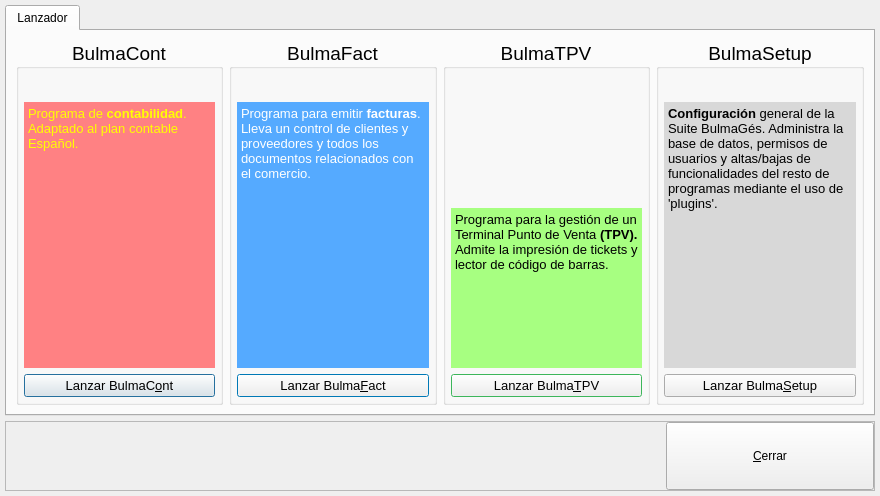
<?xml version="1.0" encoding="UTF-8"?>
<ui version="4.0">
 <class>BgBulmaGesBase</class>
 <widget class="QDialog" name="BgBulmaGesBase">
  <property name="geometry">
   <rect>
    <x>0</x>
    <y>0</y>
    <width>880</width>
    <height>496</height>
   </rect>
  </property>
  <property name="windowTitle">
   <string>Dialog</string>
  </property>
  <property name="windowIcon">
   <iconset resource="bgbulmages.qrc">
    <normaloff>:/images/iconbulmages.svg</normaloff>:/images/iconbulmages.svg</iconset>
  </property>
  <layout class="QVBoxLayout" name="verticalLayout">
   <property name="spacing">
    <number>5</number>
   </property>
   <property name="margin">
    <number>5</number>
   </property>
   <item>
    <widget class="QTabWidget" name="tabWidget">
     <property name="layoutDirection">
      <enum>Qt::LeftToRight</enum>
     </property>
     <property name="tabPosition">
      <enum>QTabWidget::North</enum>
     </property>
     <property name="tabShape">
      <enum>QTabWidget::Rounded</enum>
     </property>
     <property name="currentIndex">
      <number>0</number>
     </property>
     <widget class="QWidget" name="mui_tablanzador">
      <attribute name="title">
       <string>Lanzador</string>
      </attribute>
      <layout class="QHBoxLayout" name="horizontalLayout">
       <item>
        <widget class="QGroupBox" name="group_bulmacont">
         <property name="palette">
          <palette>
           <active>
            <colorrole role="Base">
             <brush brushstyle="SolidPattern">
              <color alpha="255">
               <red>255</red>
               <green>255</green>
               <blue>255</blue>
              </color>
             </brush>
            </colorrole>
            <colorrole role="Window">
             <brush brushstyle="SolidPattern">
              <color alpha="255">
               <red>255</red>
               <green>0</green>
               <blue>0</blue>
              </color>
             </brush>
            </colorrole>
           </active>
           <inactive>
            <colorrole role="Base">
             <brush brushstyle="SolidPattern">
              <color alpha="255">
               <red>255</red>
               <green>255</green>
               <blue>255</blue>
              </color>
             </brush>
            </colorrole>
            <colorrole role="Window">
             <brush brushstyle="SolidPattern">
              <color alpha="255">
               <red>255</red>
               <green>0</green>
               <blue>0</blue>
              </color>
             </brush>
            </colorrole>
           </inactive>
           <disabled>
            <colorrole role="Base">
             <brush brushstyle="SolidPattern">
              <color alpha="255">
               <red>255</red>
               <green>0</green>
               <blue>0</blue>
              </color>
             </brush>
            </colorrole>
            <colorrole role="Window">
             <brush brushstyle="SolidPattern">
              <color alpha="255">
               <red>255</red>
               <green>0</green>
               <blue>0</blue>
              </color>
             </brush>
            </colorrole>
           </disabled>
          </palette>
         </property>
         <property name="font">
          <font>
           <pointsize>14</pointsize>
          </font>
         </property>
         <property name="layoutDirection">
          <enum>Qt::LeftToRight</enum>
         </property>
         <property name="title">
          <string>BulmaCont</string>
         </property>
         <property name="alignment">
          <set>Qt::AlignCenter</set>
         </property>
         <layout class="QVBoxLayout" name="verticalLayout_2">
          <property name="margin">
           <number>5</number>
          </property>
          <item>
           <widget class="QLabel" name="label_3">
            <property name="sizePolicy">
             <sizepolicy hsizetype="Preferred" vsizetype="Fixed">
              <horstretch>0</horstretch>
              <verstretch>0</verstretch>
             </sizepolicy>
            </property>
            <property name="maximumSize">
             <size>
              <width>152</width>
              <height>128</height>
             </size>
            </property>
            <property name="text">
             <string/>
            </property>
            <property name="pixmap">
             <pixmap resource="bgbulmages.qrc">:/images/iconbulmacont.svg</pixmap>
            </property>
            <property name="alignment">
             <set>Qt::AlignCenter</set>
            </property>
           </widget>
          </item>
          <item>
           <widget class="QTextEdit" name="mui_textbulmacont">
            <property name="palette">
             <palette>
              <active>
               <colorrole role="Text">
                <brush brushstyle="SolidPattern">
                 <color alpha="255">
                  <red>255</red>
                  <green>255</green>
                  <blue>0</blue>
                 </color>
                </brush>
               </colorrole>
               <colorrole role="Base">
                <brush brushstyle="SolidPattern">
                 <color alpha="255">
                  <red>255</red>
                  <green>129</green>
                  <blue>131</blue>
                 </color>
                </brush>
               </colorrole>
              </active>
              <inactive>
               <colorrole role="Text">
                <brush brushstyle="SolidPattern">
                 <color alpha="255">
                  <red>255</red>
                  <green>255</green>
                  <blue>0</blue>
                 </color>
                </brush>
               </colorrole>
               <colorrole role="Base">
                <brush brushstyle="SolidPattern">
                 <color alpha="255">
                  <red>255</red>
                  <green>129</green>
                  <blue>131</blue>
                 </color>
                </brush>
               </colorrole>
              </inactive>
              <disabled>
               <colorrole role="Text">
                <brush brushstyle="SolidPattern">
                 <color alpha="255">
                  <red>126</red>
                  <green>125</green>
                  <blue>124</blue>
                 </color>
                </brush>
               </colorrole>
               <colorrole role="Base">
                <brush brushstyle="SolidPattern">
                 <color alpha="255">
                  <red>255</red>
                  <green>0</green>
                  <blue>0</blue>
                 </color>
                </brush>
               </colorrole>
              </disabled>
             </palette>
            </property>
            <property name="frameShape">
             <enum>QFrame::NoFrame</enum>
            </property>
            <property name="readOnly">
             <bool>true</bool>
            </property>
            <property name="html">
             <string>&lt;!DOCTYPE HTML PUBLIC &quot;-//W3C//DTD HTML 4.0//EN&quot; &quot;http://www.w3.org/TR/REC-html40/strict.dtd&quot;&gt;
&lt;html&gt;&lt;head&gt;&lt;meta name=&quot;qrichtext&quot; content=&quot;1&quot; /&gt;&lt;style type=&quot;text/css&quot;&gt;
p, li { white-space: pre-wrap; }
&lt;/style&gt;&lt;/head&gt;&lt;body style=&quot; font-family:'Sans Serif'; font-size:14pt; font-weight:400; font-style:normal;&quot;&gt;
&lt;p style=&quot; margin-top:0px; margin-bottom:0px; margin-left:0px; margin-right:0px; -qt-block-indent:0; text-indent:0px;&quot;&gt;&lt;span style=&quot; font-size:10pt;&quot;&gt;Programa de &lt;/span&gt;&lt;span style=&quot; font-size:10pt; font-weight:600;&quot;&gt;contabilidad&lt;/span&gt;&lt;span style=&quot; font-size:10pt;&quot;&gt;. Adaptado al plan contable Español.&lt;/span&gt;&lt;/p&gt;&lt;/body&gt;&lt;/html&gt;</string>
            </property>
           </widget>
          </item>
          <item>
           <widget class="QPushButton" name="mui_lanzabulmacont">
            <property name="font">
             <font>
              <pointsize>10</pointsize>
             </font>
            </property>
            <property name="text">
             <string>Lanzar BulmaC&amp;ont</string>
            </property>
           </widget>
          </item>
         </layout>
        </widget>
       </item>
       <item>
        <widget class="QGroupBox" name="group_bulmafact">
         <property name="palette">
          <palette>
           <active>
            <colorrole role="Base">
             <brush brushstyle="SolidPattern">
              <color alpha="255">
               <red>255</red>
               <green>255</green>
               <blue>255</blue>
              </color>
             </brush>
            </colorrole>
            <colorrole role="Window">
             <brush brushstyle="SolidPattern">
              <color alpha="255">
               <red>0</red>
               <green>170</green>
               <blue>255</blue>
              </color>
             </brush>
            </colorrole>
            <colorrole role="Shadow">
             <brush brushstyle="SolidPattern">
              <color alpha="255">
               <red>0</red>
               <green>0</green>
               <blue>0</blue>
              </color>
             </brush>
            </colorrole>
           </active>
           <inactive>
            <colorrole role="Base">
             <brush brushstyle="SolidPattern">
              <color alpha="255">
               <red>255</red>
               <green>255</green>
               <blue>255</blue>
              </color>
             </brush>
            </colorrole>
            <colorrole role="Window">
             <brush brushstyle="SolidPattern">
              <color alpha="255">
               <red>0</red>
               <green>170</green>
               <blue>255</blue>
              </color>
             </brush>
            </colorrole>
            <colorrole role="Shadow">
             <brush brushstyle="SolidPattern">
              <color alpha="255">
               <red>0</red>
               <green>0</green>
               <blue>0</blue>
              </color>
             </brush>
            </colorrole>
           </inactive>
           <disabled>
            <colorrole role="Base">
             <brush brushstyle="SolidPattern">
              <color alpha="255">
               <red>0</red>
               <green>170</green>
               <blue>255</blue>
              </color>
             </brush>
            </colorrole>
            <colorrole role="Window">
             <brush brushstyle="SolidPattern">
              <color alpha="255">
               <red>0</red>
               <green>170</green>
               <blue>255</blue>
              </color>
             </brush>
            </colorrole>
            <colorrole role="Shadow">
             <brush brushstyle="SolidPattern">
              <color alpha="255">
               <red>0</red>
               <green>0</green>
               <blue>0</blue>
              </color>
             </brush>
            </colorrole>
           </disabled>
          </palette>
         </property>
         <property name="font">
          <font>
           <pointsize>14</pointsize>
          </font>
         </property>
         <property name="layoutDirection">
          <enum>Qt::LeftToRight</enum>
         </property>
         <property name="title">
          <string>BulmaFact</string>
         </property>
         <property name="alignment">
          <set>Qt::AlignCenter</set>
         </property>
         <layout class="QVBoxLayout" name="verticalLayout_3">
          <property name="margin">
           <number>5</number>
          </property>
          <item>
           <widget class="QLabel" name="label">
            <property name="maximumSize">
             <size>
              <width>152</width>
              <height>128</height>
             </size>
            </property>
            <property name="text">
             <string/>
            </property>
            <property name="pixmap">
             <pixmap resource="bgbulmages.qrc">:/images/iconbulmafact.svg</pixmap>
            </property>
            <property name="scaledContents">
             <bool>false</bool>
            </property>
            <property name="alignment">
             <set>Qt::AlignCenter</set>
            </property>
           </widget>
          </item>
          <item>
           <widget class="QTextEdit" name="mui_textbulmafact">
            <property name="minimumSize">
             <size>
              <width>0</width>
              <height>0</height>
             </size>
            </property>
            <property name="palette">
             <palette>
              <active>
               <colorrole role="Text">
                <brush brushstyle="SolidPattern">
                 <color alpha="255">
                  <red>255</red>
                  <green>255</green>
                  <blue>255</blue>
                 </color>
                </brush>
               </colorrole>
               <colorrole role="Base">
                <brush brushstyle="SolidPattern">
                 <color alpha="255">
                  <red>85</red>
                  <green>170</green>
                  <blue>255</blue>
                 </color>
                </brush>
               </colorrole>
              </active>
              <inactive>
               <colorrole role="Text">
                <brush brushstyle="SolidPattern">
                 <color alpha="255">
                  <red>255</red>
                  <green>255</green>
                  <blue>255</blue>
                 </color>
                </brush>
               </colorrole>
               <colorrole role="Base">
                <brush brushstyle="SolidPattern">
                 <color alpha="255">
                  <red>85</red>
                  <green>170</green>
                  <blue>255</blue>
                 </color>
                </brush>
               </colorrole>
              </inactive>
              <disabled>
               <colorrole role="Text">
                <brush brushstyle="SolidPattern">
                 <color alpha="255">
                  <red>126</red>
                  <green>125</green>
                  <blue>124</blue>
                 </color>
                </brush>
               </colorrole>
               <colorrole role="Base">
                <brush brushstyle="SolidPattern">
                 <color alpha="255">
                  <red>255</red>
                  <green>255</green>
                  <blue>255</blue>
                 </color>
                </brush>
               </colorrole>
              </disabled>
             </palette>
            </property>
            <property name="frameShape">
             <enum>QFrame::NoFrame</enum>
            </property>
            <property name="readOnly">
             <bool>true</bool>
            </property>
            <property name="html">
             <string>&lt;!DOCTYPE HTML PUBLIC &quot;-//W3C//DTD HTML 4.0//EN&quot; &quot;http://www.w3.org/TR/REC-html40/strict.dtd&quot;&gt;
&lt;html&gt;&lt;head&gt;&lt;meta name=&quot;qrichtext&quot; content=&quot;1&quot; /&gt;&lt;style type=&quot;text/css&quot;&gt;
p, li { white-space: pre-wrap; }
&lt;/style&gt;&lt;/head&gt;&lt;body style=&quot; font-family:'Sans Serif'; font-size:14pt; font-weight:400; font-style:normal;&quot;&gt;
&lt;p style=&quot; margin-top:0px; margin-bottom:0px; margin-left:0px; margin-right:0px; -qt-block-indent:0; text-indent:0px;&quot;&gt;&lt;span style=&quot; font-size:10pt;&quot;&gt;Programa para emitir &lt;/span&gt;&lt;span style=&quot; font-size:10pt; font-weight:600;&quot;&gt;facturas&lt;/span&gt;&lt;span style=&quot; font-size:10pt;&quot;&gt;. Lleva un control de clientes y proveedores y todos los documentos relacionados con el comercio.&lt;/span&gt;&lt;/p&gt;&lt;/body&gt;&lt;/html&gt;</string>
            </property>
           </widget>
          </item>
          <item>
           <widget class="QPushButton" name="mui_lanzabulmafact">
            <property name="font">
             <font>
              <pointsize>10</pointsize>
             </font>
            </property>
            <property name="text">
             <string>Lanzar Bulma&amp;Fact</string>
            </property>
           </widget>
          </item>
         </layout>
        </widget>
       </item>
       <item>
        <widget class="QGroupBox" name="group_bulmatpv">
         <property name="palette">
          <palette>
           <active>
            <colorrole role="Base">
             <brush brushstyle="SolidPattern">
              <color alpha="255">
               <red>255</red>
               <green>255</green>
               <blue>255</blue>
              </color>
             </brush>
            </colorrole>
            <colorrole role="Window">
             <brush brushstyle="SolidPattern">
              <color alpha="255">
               <red>85</red>
               <green>255</green>
               <blue>127</blue>
              </color>
             </brush>
            </colorrole>
           </active>
           <inactive>
            <colorrole role="Base">
             <brush brushstyle="SolidPattern">
              <color alpha="255">
               <red>255</red>
               <green>255</green>
               <blue>255</blue>
              </color>
             </brush>
            </colorrole>
            <colorrole role="Window">
             <brush brushstyle="SolidPattern">
              <color alpha="255">
               <red>85</red>
               <green>255</green>
               <blue>127</blue>
              </color>
             </brush>
            </colorrole>
           </inactive>
           <disabled>
            <colorrole role="Base">
             <brush brushstyle="SolidPattern">
              <color alpha="255">
               <red>85</red>
               <green>255</green>
               <blue>127</blue>
              </color>
             </brush>
            </colorrole>
            <colorrole role="Window">
             <brush brushstyle="SolidPattern">
              <color alpha="255">
               <red>85</red>
               <green>255</green>
               <blue>127</blue>
              </color>
             </brush>
            </colorrole>
           </disabled>
          </palette>
         </property>
         <property name="font">
          <font>
           <pointsize>14</pointsize>
          </font>
         </property>
         <property name="layoutDirection">
          <enum>Qt::LeftToRight</enum>
         </property>
         <property name="title">
          <string>BulmaTPV</string>
         </property>
         <property name="alignment">
          <set>Qt::AlignCenter</set>
         </property>
         <layout class="QVBoxLayout" name="verticalLayout_5">
          <property name="spacing">
           <number>-1</number>
          </property>
          <property name="margin">
           <number>5</number>
          </property>
          <item>
           <widget class="QLabel" name="label_2">
            <property name="minimumSize">
             <size>
              <width>0</width>
              <height>128</height>
             </size>
            </property>
            <property name="maximumSize">
             <size>
              <width>152</width>
              <height>128</height>
             </size>
            </property>
            <property name="text">
             <string/>
            </property>
            <property name="pixmap">
             <pixmap resource="bgbulmages.qrc">:/images/iconbulmatpv.svg</pixmap>
            </property>
            <property name="alignment">
             <set>Qt::AlignCenter</set>
            </property>
           </widget>
          </item>
          <item>
           <widget class="QTextEdit" name="mui_textbulmatpv">
            <property name="palette">
             <palette>
              <active>
               <colorrole role="Base">
                <brush brushstyle="SolidPattern">
                 <color alpha="255">
                  <red>167</red>
                  <green>255</green>
                  <blue>129</blue>
                 </color>
                </brush>
               </colorrole>
              </active>
              <inactive>
               <colorrole role="Base">
                <brush brushstyle="SolidPattern">
                 <color alpha="255">
                  <red>167</red>
                  <green>255</green>
                  <blue>129</blue>
                 </color>
                </brush>
               </colorrole>
              </inactive>
              <disabled>
               <colorrole role="Base">
                <brush brushstyle="SolidPattern">
                 <color alpha="255">
                  <red>255</red>
                  <green>255</green>
                  <blue>255</blue>
                 </color>
                </brush>
               </colorrole>
              </disabled>
             </palette>
            </property>
            <property name="frameShape">
             <enum>QFrame::NoFrame</enum>
            </property>
            <property name="readOnly">
             <bool>true</bool>
            </property>
            <property name="html">
             <string>&lt;!DOCTYPE HTML PUBLIC &quot;-//W3C//DTD HTML 4.0//EN&quot; &quot;http://www.w3.org/TR/REC-html40/strict.dtd&quot;&gt;
&lt;html&gt;&lt;head&gt;&lt;meta name=&quot;qrichtext&quot; content=&quot;1&quot; /&gt;&lt;style type=&quot;text/css&quot;&gt;
p, li { white-space: pre-wrap; }
&lt;/style&gt;&lt;/head&gt;&lt;body style=&quot; font-family:'Sans Serif'; font-size:14pt; font-weight:400; font-style:normal;&quot;&gt;
&lt;p style=&quot; margin-top:0px; margin-bottom:0px; margin-left:0px; margin-right:0px; -qt-block-indent:0; text-indent:0px;&quot;&gt;&lt;span style=&quot; font-size:10pt;&quot;&gt;Programa para la gestión de un Terminal Punto de Venta &lt;/span&gt;&lt;span style=&quot; font-size:10pt; font-weight:600;&quot;&gt;(TPV).&lt;/span&gt;&lt;span style=&quot; font-size:10pt;&quot;&gt; Admite la impresión de tickets y lector de código de barras.&lt;/span&gt;&lt;/p&gt;&lt;/body&gt;&lt;/html&gt;</string>
            </property>
           </widget>
          </item>
          <item>
           <widget class="QPushButton" name="mui_lanzabulmatpv">
            <property name="font">
             <font>
              <pointsize>10</pointsize>
             </font>
            </property>
            <property name="text">
             <string>Lanzar Bulma&amp;TPV</string>
            </property>
           </widget>
          </item>
         </layout>
        </widget>
       </item>
       <item>
        <widget class="QGroupBox" name="group_bulmasetup">
         <property name="font">
          <font>
           <pointsize>14</pointsize>
          </font>
         </property>
         <property name="layoutDirection">
          <enum>Qt::LeftToRight</enum>
         </property>
         <property name="title">
          <string>BulmaSetup</string>
         </property>
         <property name="alignment">
          <set>Qt::AlignCenter</set>
         </property>
         <layout class="QVBoxLayout" name="verticalLayout_4">
          <property name="margin">
           <number>5</number>
          </property>
          <item>
           <layout class="QHBoxLayout" name="horizontalLayout_3">
            <property name="spacing">
             <number>0</number>
            </property>
            <item>
             <spacer name="horizontalSpacer_3">
              <property name="orientation">
               <enum>Qt::Horizontal</enum>
              </property>
              <property name="sizeHint" stdset="0">
               <size>
                <width>17</width>
                <height>20</height>
               </size>
              </property>
             </spacer>
            </item>
            <item>
             <widget class="QLabel" name="label_4">
              <property name="maximumSize">
               <size>
                <width>128</width>
                <height>128</height>
               </size>
              </property>
              <property name="text">
               <string/>
              </property>
              <property name="pixmap">
               <pixmap resource="bgbulmages.qrc">:/images/iconiglues.svg</pixmap>
              </property>
              <property name="scaledContents">
               <bool>true</bool>
              </property>
              <property name="alignment">
               <set>Qt::AlignCenter</set>
              </property>
             </widget>
            </item>
            <item>
             <spacer name="horizontalSpacer_2">
              <property name="orientation">
               <enum>Qt::Horizontal</enum>
              </property>
              <property name="sizeHint" stdset="0">
               <size>
                <width>13</width>
                <height>20</height>
               </size>
              </property>
             </spacer>
            </item>
           </layout>
          </item>
          <item>
           <widget class="QTextEdit" name="mui_textbulmasetup">
            <property name="palette">
             <palette>
              <active>
               <colorrole role="Base">
                <brush brushstyle="SolidPattern">
                 <color alpha="255">
                  <red>216</red>
                  <green>216</green>
                  <blue>216</blue>
                 </color>
                </brush>
               </colorrole>
              </active>
              <inactive>
               <colorrole role="Base">
                <brush brushstyle="SolidPattern">
                 <color alpha="255">
                  <red>216</red>
                  <green>216</green>
                  <blue>216</blue>
                 </color>
                </brush>
               </colorrole>
              </inactive>
              <disabled>
               <colorrole role="Base">
                <brush brushstyle="SolidPattern">
                 <color alpha="255">
                  <red>255</red>
                  <green>255</green>
                  <blue>255</blue>
                 </color>
                </brush>
               </colorrole>
              </disabled>
             </palette>
            </property>
            <property name="font">
             <font>
              <pointsize>7</pointsize>
             </font>
            </property>
            <property name="frameShape">
             <enum>QFrame::NoFrame</enum>
            </property>
            <property name="readOnly">
             <bool>true</bool>
            </property>
            <property name="html">
             <string>&lt;!DOCTYPE HTML PUBLIC &quot;-//W3C//DTD HTML 4.0//EN&quot; &quot;http://www.w3.org/TR/REC-html40/strict.dtd&quot;&gt;
&lt;html&gt;&lt;head&gt;&lt;meta name=&quot;qrichtext&quot; content=&quot;1&quot; /&gt;&lt;style type=&quot;text/css&quot;&gt;
p, li { white-space: pre-wrap; }
&lt;/style&gt;&lt;/head&gt;&lt;body style=&quot; font-family:'Sans Serif'; font-size:7pt; font-weight:400; font-style:normal;&quot;&gt;
&lt;p style=&quot; margin-top:0px; margin-bottom:0px; margin-left:0px; margin-right:0px; -qt-block-indent:0; text-indent:0px;&quot;&gt;&lt;span style=&quot; font-size:10pt; font-weight:600;&quot;&gt;Configuración&lt;/span&gt;&lt;span style=&quot; font-size:10pt;&quot;&gt; general de la Suite BulmaGés. Administra la base de datos, permisos de usuarios y altas/bajas de funcionalidades del resto de programas mediante el uso de 'plugins'.&lt;/span&gt;&lt;/p&gt;&lt;/body&gt;&lt;/html&gt;</string>
            </property>
           </widget>
          </item>
          <item>
           <widget class="QPushButton" name="mui_lanzabulmasetup">
            <property name="font">
             <font>
              <pointsize>10</pointsize>
             </font>
            </property>
            <property name="text">
             <string>Lanzar Bulma&amp;Setup</string>
            </property>
           </widget>
          </item>
         </layout>
        </widget>
       </item>
      </layout>
     </widget>
    </widget>
   </item>
   <item>
    <widget class="QFrame" name="frame">
     <property name="sizePolicy">
      <sizepolicy hsizetype="Preferred" vsizetype="Fixed">
       <horstretch>0</horstretch>
       <verstretch>0</verstretch>
      </sizepolicy>
     </property>
     <property name="minimumSize">
      <size>
       <width>0</width>
       <height>70</height>
      </size>
     </property>
     <property name="frameShape">
      <enum>QFrame::StyledPanel</enum>
     </property>
     <property name="frameShadow">
      <enum>QFrame::Raised</enum>
     </property>
     <layout class="QGridLayout" name="gridLayout">
      <property name="margin">
       <number>0</number>
      </property>
      <property name="spacing">
       <number>0</number>
      </property>
      <item row="0" column="1">
       <widget class="QPushButton" name="mui_cerrar">
        <property name="sizePolicy">
         <sizepolicy hsizetype="Minimum" vsizetype="Expanding">
          <horstretch>0</horstretch>
          <verstretch>0</verstretch>
         </sizepolicy>
        </property>
        <property name="text">
         <string>&amp;Cerrar</string>
        </property>
        <property name="icon">
         <iconset resource="bgbulmages.qrc">
          <normaloff>:/images/iconexit.png</normaloff>:/images/iconexit.png</iconset>
        </property>
        <property name="iconSize">
         <size>
          <width>32</width>
          <height>32</height>
         </size>
        </property>
       </widget>
      </item>
      <item row="0" column="0">
       <widget class="QLabel" name="label_5">
        <property name="minimumSize">
         <size>
          <width>660</width>
          <height>66</height>
         </size>
        </property>
        <property name="maximumSize">
         <size>
          <width>660</width>
          <height>66</height>
         </size>
        </property>
        <property name="pixmap">
         <pixmap resource="bgbulmages.qrc">:/images/background1.png</pixmap>
        </property>
        <property name="alignment">
         <set>Qt::AlignCenter</set>
        </property>
       </widget>
      </item>
     </layout>
    </widget>
   </item>
  </layout>
 </widget>
 <resources>
  <include location="bgbulmages.qrc"/>
  <include location="bgbulmages.qrc"/>
 </resources>
 <connections>
  <connection>
   <sender>group_bulmacont</sender>
   <signal>clicked()</signal>
   <receiver>mui_lanzabulmacont</receiver>
   <slot>click()</slot>
   <hints>
    <hint type="sourcelabel">
     <x>83</x>
     <y>123</y>
    </hint>
    <hint type="destinationlabel">
     <x>172</x>
     <y>388</y>
    </hint>
   </hints>
  </connection>
  <connection>
   <sender>group_bulmafact</sender>
   <signal>clicked()</signal>
   <receiver>mui_lanzabulmafact</receiver>
   <slot>click()</slot>
   <hints>
    <hint type="sourcelabel">
     <x>260</x>
     <y>121</y>
    </hint>
    <hint type="destinationlabel">
     <x>324</x>
     <y>390</y>
    </hint>
   </hints>
  </connection>
  <connection>
   <sender>group_bulmatpv</sender>
   <signal>clicked()</signal>
   <receiver>mui_lanzabulmatpv</receiver>
   <slot>click()</slot>
   <hints>
    <hint type="sourcelabel">
     <x>430</x>
     <y>120</y>
    </hint>
    <hint type="destinationlabel">
     <x>512</x>
     <y>386</y>
    </hint>
   </hints>
  </connection>
  <connection>
   <sender>group_bulmasetup</sender>
   <signal>clicked()</signal>
   <receiver>mui_lanzabulmasetup</receiver>
   <slot>click()</slot>
   <hints>
    <hint type="sourcelabel">
     <x>637</x>
     <y>124</y>
    </hint>
    <hint type="destinationlabel">
     <x>725</x>
     <y>391</y>
    </hint>
   </hints>
  </connection>
 </connections>
</ui>
